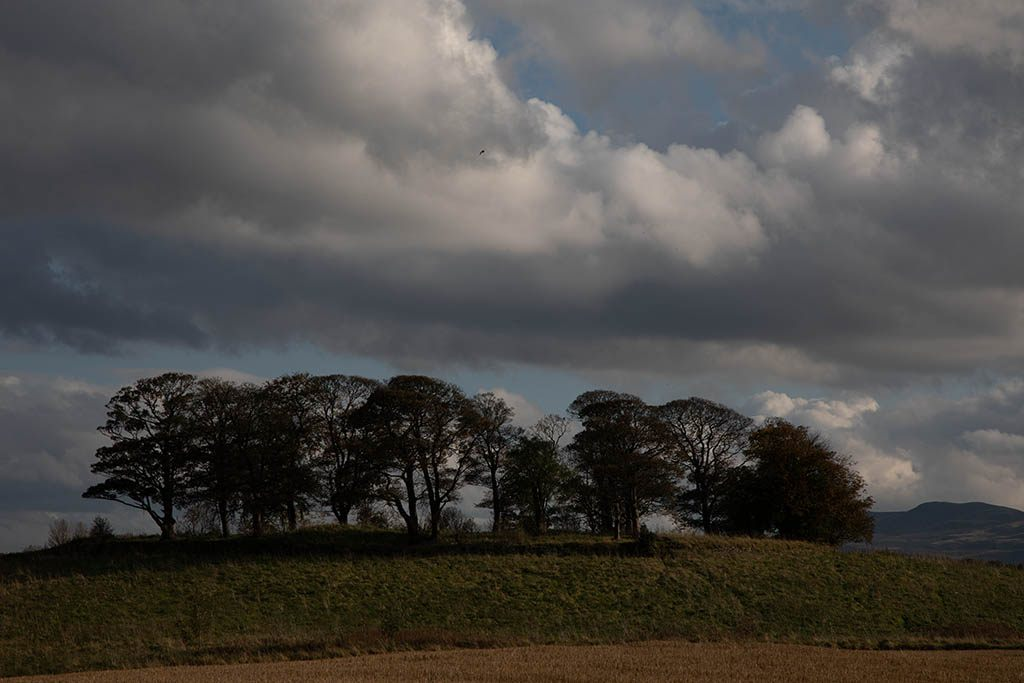
#> input picture example.jpg, 1024 x 683 px, found by its file name
$ python demo_branching.py
#> lines starting #> are read from the running program, lines starting #| are printed output that depends on the picture
### src/apply_edits.py
import numpy as np
from PIL import Image
from .edits import BRIGHTNESS, CONTRAST, SATURATION, TEMPERATURE, FILTER

def load_image(path):
    img = Image.open(path).convert("RGB")
    return np.array(img).astype(np.float32) / 255.0

def save_image(arr, path):
    arr = np.clip(arr * 255.0, 0, 255).astype(np.uint8)
    Image.fromarray(arr).save(path)

def apply_brightness(img, value):
    return np.clip(img + value, 0.0, 1.0)

def apply_contrast(img, value):
    factor = 1.0 + value
    return np.clip((img - 0.5) * factor + 0.5, 0.0, 1.0)

def apply_saturation(img, value):
    grey = img.mean(axis=2, keepdims=True)
    factor = 1.0 + value
    return np.clip(grey + (img - grey) * factor, 0.0, 1.0)

def apply_temperature(img, value):
    r, g, b = img[..., 0], img[..., 1], img[..., 2]
    r = np.clip(r + value * 0.1, 0.0, 1.0)
    b = np.clip(b - value * 0.1, 0.0, 1.0)
    return np.stack([r, g, b], axis=-1)

def apply_filter(img, filter_id, strength):
    if filter_id == "WarmFilm03":
        warm = apply_temperature(img, 0.5)
        faded = np.clip(warm + 0.05, 0.0, 1.0)
        return img * (1 - strength) + faded * strength
    return img

def apply_edits_sequence(img, edits):
    out = img.copy()
    for e in edits:
        if e.type == BRIGHTNESS:
            out = apply_brightness(out, e.params["value"])
        elif e.type == CONTRAST:
            out = apply_contrast(out, e.params["value"])
        elif e.type == SATURATION:
            out = apply_saturation(out, e.params["value"])
        elif e.type == TEMPERATURE:
            out = apply_temperature(out, e.params["value"])
        elif e.type == FILTER:
            out = apply_filter(out, e.params["id"], e.params.get("strength", 1.0))
    return out

### src/history.py
from dataclasses import dataclass, field
from typing import List
from .edits import Edit
MAX_EDITS = 10

@dataclass
class EditHistory:
    base_image_path: str
    edits: List[Edit] = field(default_factory=list)

    def add_edit(self, edit: Edit):
        self.edits.append(edit)
        if len(self.edits) > MAX_EDITS:
            self.edits.pop(0)  # drop oldest

    def get_edits_after_index(self, idx: int):
        return self.edits[idx + 1 :]

    # [12 lines left out: functions to_dict, from_dict, not called in this run]


    def get_edits_up_to_index(self, idx: int) -> list[Edit]:
        """
        Returns edits from 0..idx (inclusive).
        If idx < 0, returns an empty list.
        If idx >= len(edits), returns all edits.
        """
        if idx < 0:
            return []
        return self.edits[: idx + 1]

    def get_edits_from_index_exclusive(self, idx: int) -> list[Edit]:
        """
        Returns edits from idx+1..end.
        If idx is the last index, returns empty list.
        """
        return self.edits[idx + 1 :]

### src/branching.py
import numpy as np

from .history import EditHistory
from .apply_edits import load_image, apply_edits_sequence


def render_slide_image(history: EditHistory, slide_index: int) -> np.ndarray:
    """
    Render the image at a given slide index.
    slide_index = -1 -> base image (no edits)
    slide_index = 0  -> after first edit
    slide_index = 1  -> after second edit, etc.
    """
    base = load_image(history.base_image_path)
    if slide_index < 0:
        return base

    edits_up_to = history.get_edits_up_to_index(slide_index)
    return apply_edits_sequence(base, edits_up_to)


def render_original_future_branch(history: EditHistory, slide_index: int) -> tuple[np.ndarray, list]:
    """
    Render the 'original future branch' from a given slide.

    Returns:
        (future_image, future_edits_list)

    future_image is what you get if you take the image at slide_index
    and apply all edits after that index.
    """
    # 1. image at the selected slide
    current_img = render_slide_image(history, slide_index)

    # 2. edits after this slide
    future_edits = history.get_edits_from_index_exclusive(slide_index)

    if not future_edits:
        # no future edits; the 'future' is just the current image
        return current_img, future_edits

    # 3. apply future edits
    future_img = apply_edits_sequence(current_img, future_edits)
    return future_img, future_edits

### src/demo_branching.py

from .edits import Edit, BRIGHTNESS, CONTRAST, SATURATION, FILTER
from .history import EditHistory
from .branching import (
    render_slide_image,
    render_original_future_branch,
)
from .apply_edits import save_image


def build_dummy_history() -> EditHistory:
    base_path = "example.jpg"  # your base image

    hist = EditHistory(base_image_path=base_path)

    # Simulate a user doing 4 edits in sequence
    hist.add_edit(Edit(BRIGHTNESS, {"value": 0.2}))
    hist.add_edit(Edit(CONTRAST,   {"value": 0.3}))
    hist.add_edit(Edit(SATURATION, {"value": 0.25}))
    hist.add_edit(Edit(FILTER,     {"id": "WarmFilm03", "strength": 0.7}))

    return hist


def main():
    history = build_dummy_history()

    # Let's pretend the user clicks on slide index 1
    # (after brightness & contrast, but before saturation & filter)
    slide_idx = 1

    # 1) Image at that slide
    img_at_slide = render_slide_image(history, slide_idx)
#> in load_image, img is the input picture: PIL image 1024x683 RGB; mean R, G, B 77.8, 75.7, 72.8
#> the loop in apply_edits_sequence, `for e in edits:` made 2 passes
#> pass 1, in apply_edits_sequence, `out = apply_brightness(out, e.params["value"])`:
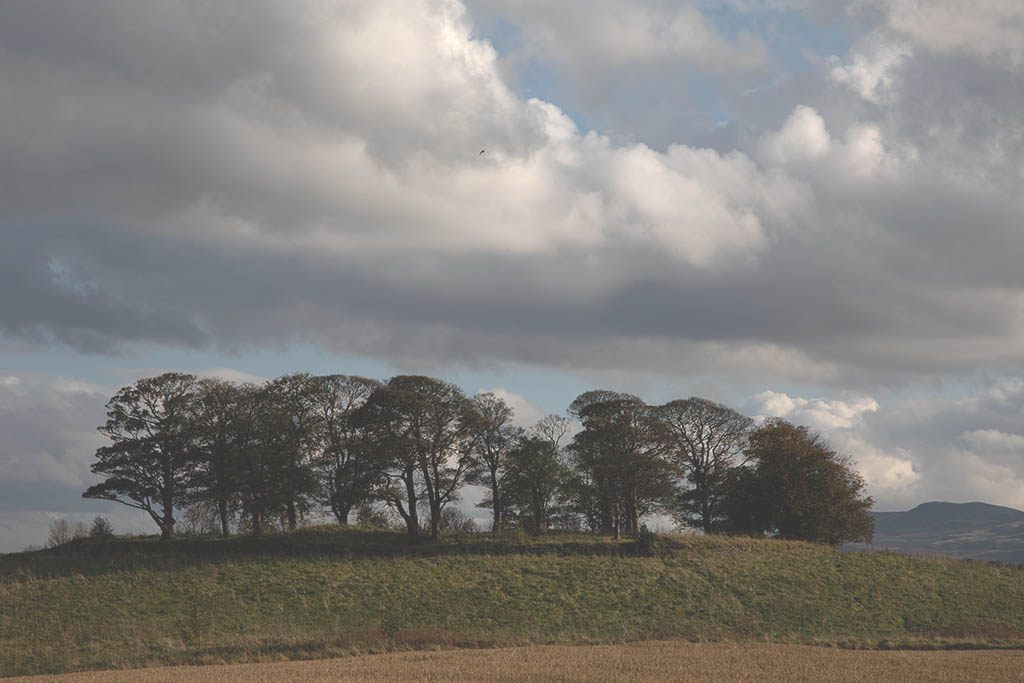
#> out: shape (683, 1024, 3) float32; mean of channels 0, 1, 2 0.505, 0.497, 0.485; drawn as R, G, B
#> pass 2, in apply_edits_sequence, `out = apply_contrast(out, e.params["value"])`:
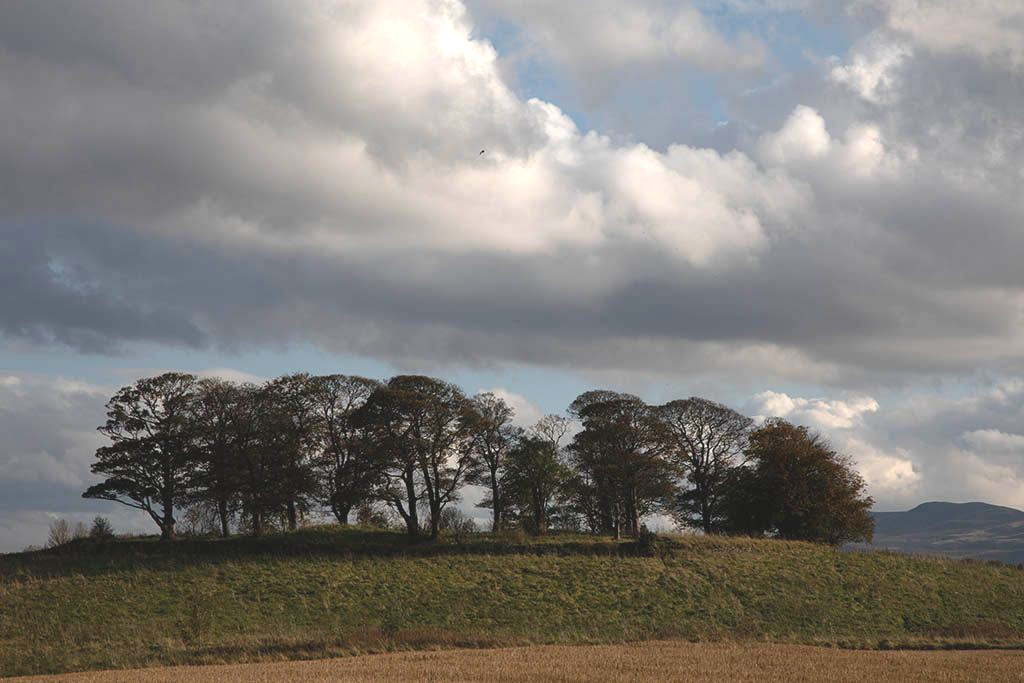
#> out: shape (683, 1024, 3) float32; mean of channels 0, 1, 2 0.506, 0.496, 0.481; drawn as R, G, B
    save_image(img_at_slide, f"output_slide_{slide_idx}.jpg")

    # 2) Original future branch from that slide
    future_img, future_edits = render_original_future_branch(history, slide_idx)
#> the loop in apply_edits_sequence (call 3), `for e in edits:` made 2 passes
#> pass 1, in apply_saturation, `grey = img.mean(axis=2, keepdims=True)`:
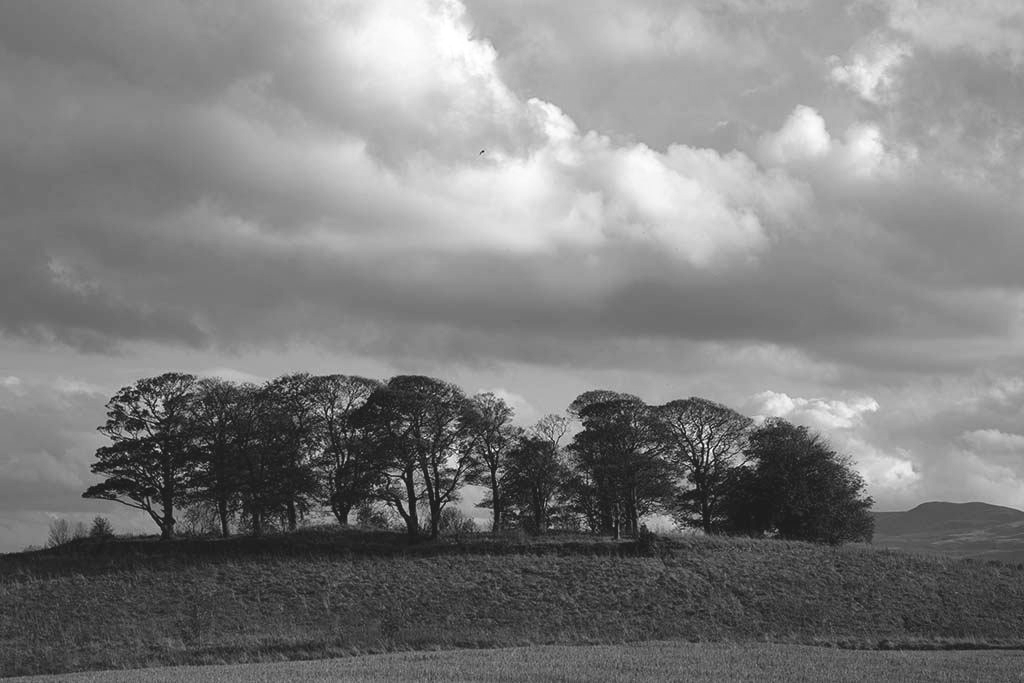
#> grey: shape (683, 1024, 1) float32; min 0.11, max 1, mean 0.494
#> pass 2, in apply_temperature, `r, g, b = img[..., 0], img[..., 1], img[..., 2]`:
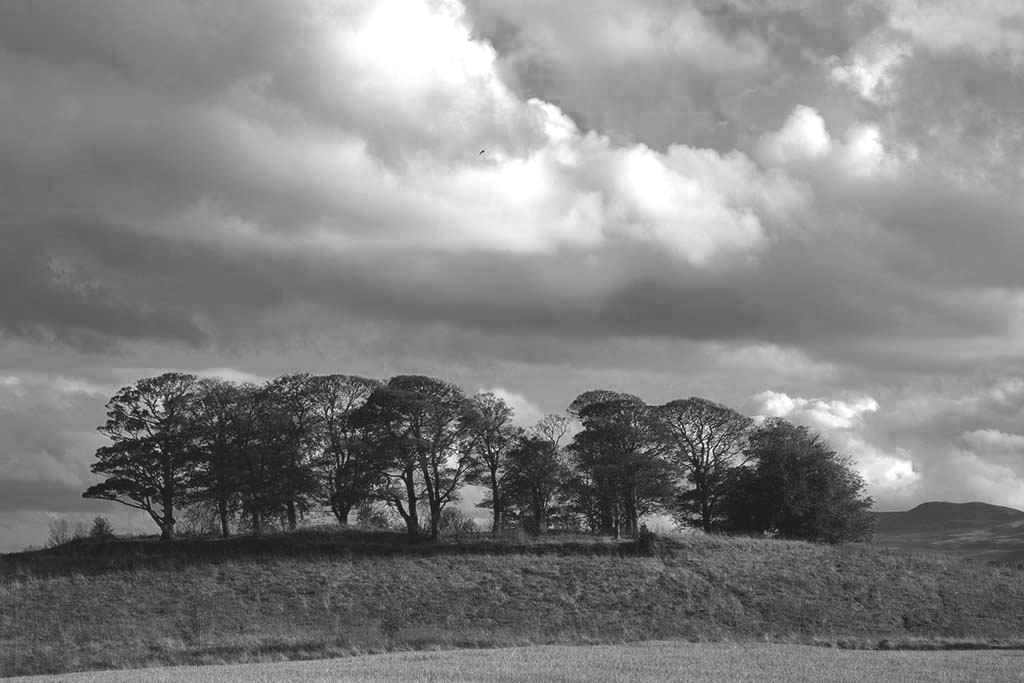
#> r: shape (683, 1024) float32; min 0.102, max 1, mean 0.509
#> after the loop in apply_edits_sequence (call 3), `for e in edits:`:
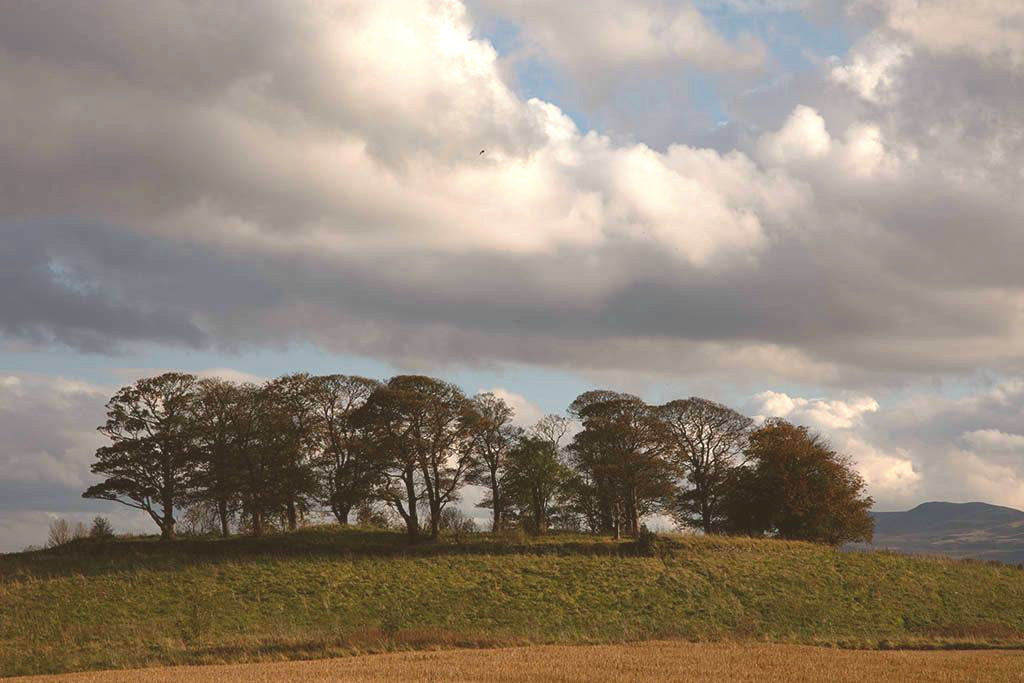
#> out: shape (683, 1024, 3) float32; mean of channels 0, 1, 2 0.577, 0.531, 0.478; drawn as R, G, B
#> future_edits = 2 items
    save_image(future_img, f"output_future_from_{slide_idx}.jpg")

    print(f"Slide {slide_idx} -> future edits:")
    for e in future_edits:
        print(e)
#> this loop made 2 passes
#| Edit(type='saturation', params={'value': 0.25}, ai_improvable=True)
#| Edit(type='filter', params={'id': 'WarmFilm03', 'strength': 0.7}, ai_improvable=True)


if __name__ == "__main__":
    main()
